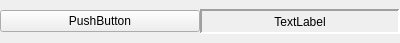
<?xml version="1.0" encoding="UTF-8"?>
<ui version="4.0">
 <class>DisableButton</class>
 <widget class="QWidget" name="DisableButton">
  <property name="geometry">
   <rect>
    <x>0</x>
    <y>0</y>
    <width>400</width>
    <height>43</height>
   </rect>
  </property>
  <property name="windowTitle">
   <string>Form</string>
  </property>
  <layout class="QHBoxLayout" name="horizontalLayout">
   <property name="spacing">
    <number>0</number>
   </property>
   <property name="leftMargin">
    <number>0</number>
   </property>
   <property name="topMargin">
    <number>9</number>
   </property>
   <property name="rightMargin">
    <number>0</number>
   </property>
   <property name="bottomMargin">
    <number>9</number>
   </property>
   <item>
    <widget class="QPushButton" name="p">
     <property name="text">
      <string>PushButton</string>
     </property>
     <property name="iconSize">
      <size>
       <width>32</width>
       <height>32</height>
      </size>
     </property>
     <property name="flat">
      <bool>false</bool>
     </property>
    </widget>
   </item>
   <item>
    <widget class="QLabel" name="l">
     <property name="frameShape">
      <enum>QFrame::Panel</enum>
     </property>
     <property name="frameShadow">
      <enum>QFrame::Sunken</enum>
     </property>
     <property name="lineWidth">
      <number>2</number>
     </property>
     <property name="midLineWidth">
      <number>0</number>
     </property>
     <property name="text">
      <string>TextLabel</string>
     </property>
     <property name="alignment">
      <set>Qt::AlignCenter</set>
     </property>
     <property name="margin">
      <number>4</number>
     </property>
     <property name="indent">
      <number>0</number>
     </property>
    </widget>
   </item>
  </layout>
 </widget>
 <resources/>
 <connections/>
</ui>
